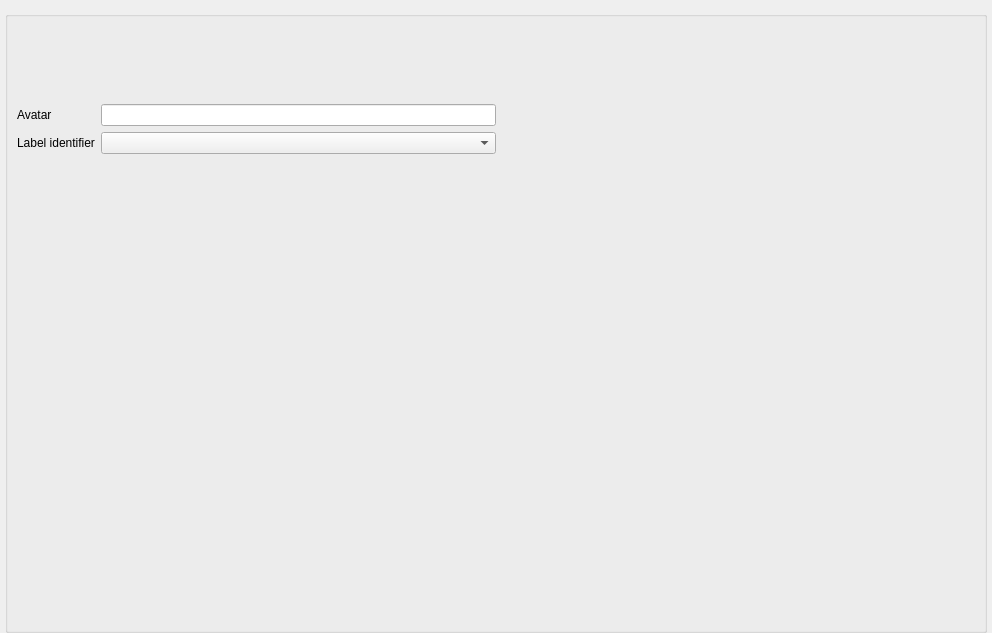
<?xml version="1.0" encoding="UTF-8"?>
<ui version="4.0">
 <class>session</class>
 <widget class="QWidget" name="session">
  <property name="geometry">
   <rect>
    <x>0</x>
    <y>0</y>
    <width>992</width>
    <height>633</height>
   </rect>
  </property>
  <property name="windowTitle">
   <string>Form</string>
  </property>
  <layout class="QVBoxLayout" name="verticalLayout_2" stretch="0">
   <property name="leftMargin">
    <number>5</number>
   </property>
   <property name="rightMargin">
    <number>5</number>
   </property>
   <property name="bottomMargin">
    <number>0</number>
   </property>
   <item>
    <widget class="QGroupBox" name="label_identifier_box">
     <layout class="QHBoxLayout" name="horizontalLayout" stretch="0,0">
      <item>
       <layout class="QGridLayout" name="gridLayout" rowstretch="1,0,0,0,6">
        <item row="1" column="0">
         <widget class="QLabel" name="avatar_text">
          <property name="text">
           <string>Avatar</string>
          </property>
         </widget>
        </item>
        <item row="0" column="1">
         <spacer name="verticalSpacer">
          <property name="orientation">
           <enum>Qt::Vertical</enum>
          </property>
          <property name="sizeHint" stdset="0">
           <size>
            <width>20</width>
            <height>40</height>
           </size>
          </property>
         </spacer>
        </item>
        <item row="3" column="0">
         <widget class="QLabel" name="label_identifier_text">
          <property name="text">
           <string>Label identifier</string>
          </property>
         </widget>
        </item>
        <item row="1" column="1">
         <widget class="QLineEdit" name="avatar_line_text"/>
        </item>
        <item row="3" column="1">
         <widget class="QComboBox" name="label_identifier_dropdown">
          <property name="enabled">
           <bool>true</bool>
          </property>
          <property name="editable">
           <bool>false</bool>
          </property>
         </widget>
        </item>
        <item row="4" column="1">
         <spacer name="verticalSpacer_2">
          <property name="orientation">
           <enum>Qt::Vertical</enum>
          </property>
          <property name="sizeHint" stdset="0">
           <size>
            <width>20</width>
            <height>40</height>
           </size>
          </property>
         </spacer>
        </item>
       </layout>
      </item>
      <item>
       <spacer name="horizontalSpacer">
        <property name="orientation">
         <enum>Qt::Horizontal</enum>
        </property>
        <property name="sizeHint" stdset="0">
         <size>
          <width>40</width>
          <height>20</height>
         </size>
        </property>
       </spacer>
      </item>
     </layout>
    </widget>
   </item>
  </layout>
 </widget>
 <resources/>
 <connections/>
</ui>
